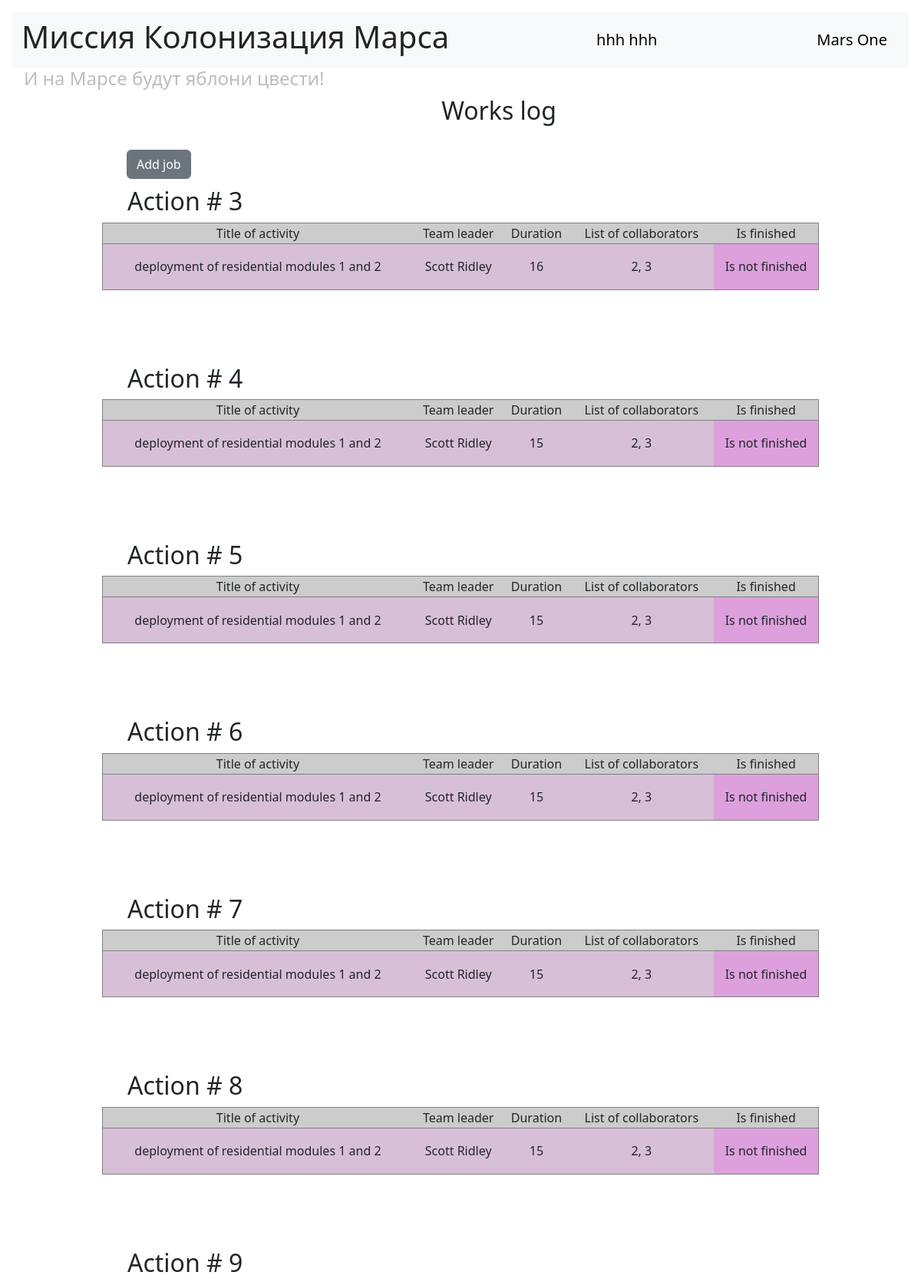
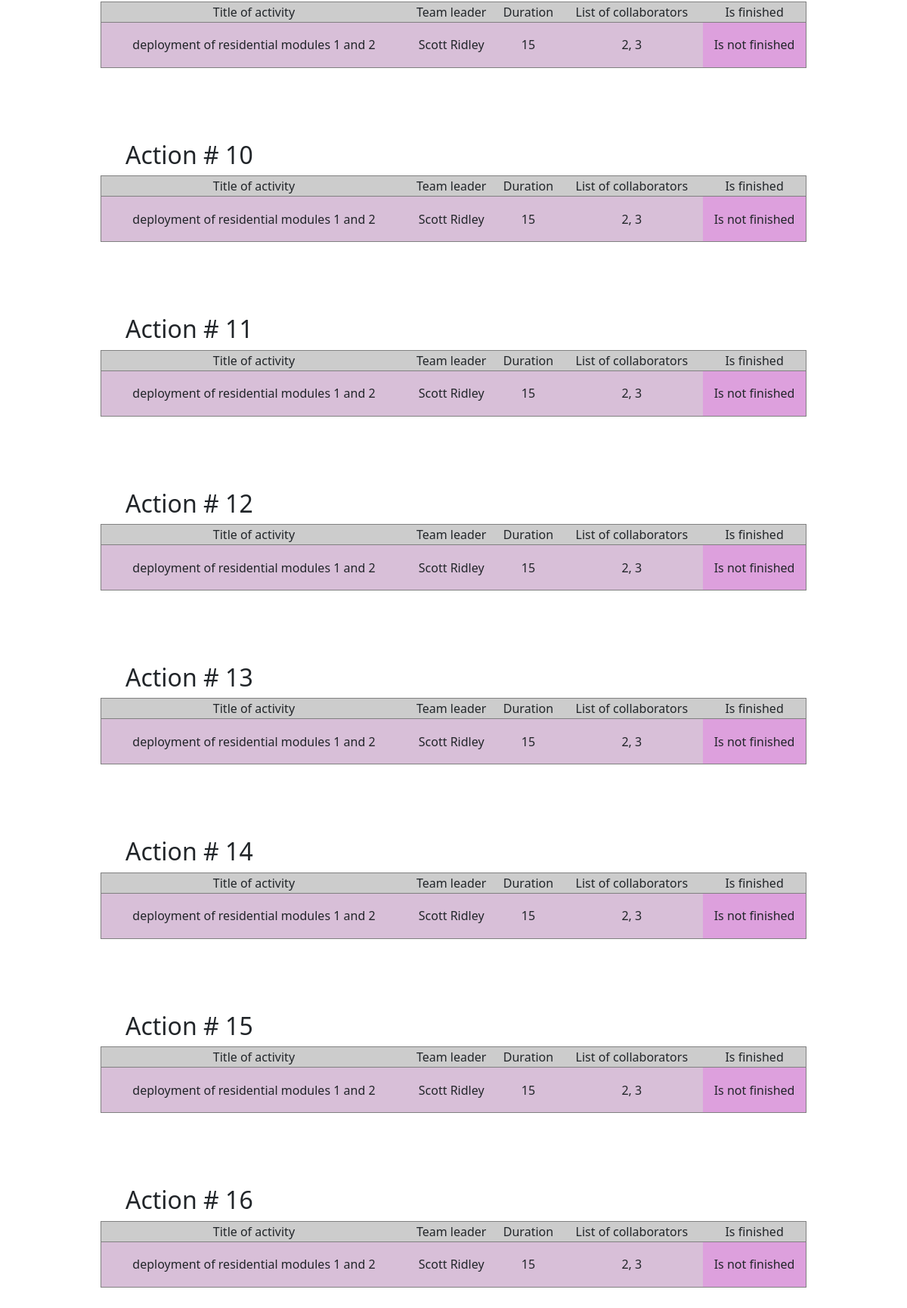
The app's page / (signed in, upper part) with its own data (2 pictures, top to bottom).
### data/users.py (models this page shows, shortened)
class User(SqlAlchemyBase, UserMixin):
    __tablename__ = 'users'
    id = sqlalchemy.Column(sqlalchemy.Integer, primary_key=True, autoincrement=True)
    surname = sqlalchemy.Column(sqlalchemy.String, nullable=True)
    name = sqlalchemy.Column(sqlalchemy.String, nullable=True)
    age = sqlalchemy.Column(sqlalchemy.Integer, nullable=True)
    position = sqlalchemy.Column(sqlalchemy.String, nullable=True)
    speciality = sqlalchemy.Column(sqlalchemy.String, nullable=True)
    address = sqlalchemy.Column(sqlalchemy.String, nullable=True)
    email = sqlalchemy.Column(sqlalchemy.String, index=True, unique=True, nullable=True)
    hashed_password = sqlalchemy.Column(sqlalchemy.String, nullable=True)
    modified_date = sqlalchemy.Column(sqlalchemy.DateTime, default=datetime.datetime.now)
    job = orm.relationship("Jobs", back_populates='chief_user')
    department = orm.relationship("Department", back_populates='chief_user')

### data/jobs.py (models this page shows)
class Jobs(SqlAlchemyBase, SerializerMixin):
    __tablename__ = 'jobs'
    id = sqlalchemy.Column(sqlalchemy.Integer, primary_key=True, autoincrement=True)
    job = sqlalchemy.Column(sqlalchemy.String, nullable=True)
    work_size = sqlalchemy.Column(sqlalchemy.Integer, nullable=True)
    collaborators = sqlalchemy.Column(sqlalchemy.String, default= '12', nullable=True)
    start_date = sqlalchemy.Column(sqlalchemy.DateTime, default=datetime.datetime.now)
    end_date = sqlalchemy.Column(sqlalchemy.DateTime, default=datetime.datetime.now)
    is_finished = sqlalchemy.Column(sqlalchemy.Boolean, default=True)
    team_leader = sqlalchemy.Column(sqlalchemy.Integer, sqlalchemy.ForeignKey("users.id"))
    chief_user = orm.relationship("User")

### main.py (the view)
@app.route('/')
def works_page():
    db_sess = create_session()
    jobs = db_sess.query(Jobs).all()
    return render_template("works_page.html", jobs=jobs)

### data/db_session.py (called while the page is built)
def create_session() -> Session:
    global __factory
    return __factory()

### main.py (called while the page is built)
@login_manager.user_loader
def load_user(user_id):  # Функция для получения пользователя
    db_sess = db_session.create_session()
    return db_sess.query(User).get(user_id)

### templates/works_page.html (shortened to what this page needs)
{% extends "base.html" %}
{% block content %}
{% if current_user.is_authenticated %}
<h2 style="text-align: center">Works log</h2>
<br>
<a href="/addjob" class="btn btn-secondary" style="position:absolute;left:165px;">
            Add job
        </a>
<br>
<br>
{% endif %}
{% for job in jobs %}
<h2 style="padding-left: 150px;">Action # {{ job.id }}</h2>
<table style="width: 80%; margin: auto; border: 1px solid grey;">
    <tr style="background-color: #CCCCCC; text-align: center; border: 1px solid grey;">
        <td>Title of activity</td>
        <td>Team leader</td>
        <td>Duration</td>
        <td>List of collaborators</td>
        <td>Is finished</td>
    </tr>
    <tr style="background-color: #D8BFD8; text-align: center; height: 60px">
        <td>{{ job.job }}</td>
        <td>{{ job.chief_user.surname }} {{ job.chief_user.name }}</td>
        <td>{{ job.work_size }}</td>
        <td>{{ job.collaborators }}</td>
        {% if job.is_finished %}
        <td style="background-color: #93FF93;">Finished</td>
        {% else %}
        <td style="background-color: #DDA0DD;">Is not finished</td>
        {% endif %}
    </tr>
</table>
<br>
<br>
<br>
<br>
{% endfor %}
{% endblock %}
{% block style_content %}
<link rel="stylesheet" type="text/css" href="static/css/style.css"/>
{% endblock %}

### templates/base.html (shortened to what this page needs)
<!doctype html>
<html lang="en">
<head>
    <link href="https://cdn.jsdelivr.net/npm/bootstrap@5.3.0-alpha1/dist/css/bootstrap.min.css" rel="stylesheet">
    <link href="https://getbootstrap.com/docs/5.3/assets/css/docs.css" rel="stylesheet">
    {% block style_content %} {% endblock %}
</head>
<body class="p-3 m-0 border-0 bd-example">
<nav class="navbar bg-body-tertiary">
    <div class="container-fluid">
        <h1>Миссия Колонизация Марса</h1>
        {% if current_user.is_authenticated %}
    <a class="navbar-brand" href="/logout">{{ current_user.name }} {{ current_user.surname }}</a>
    {% else %}
        <a class="btn btn-primary" style="position:absolute;right:370px;" href="/register">Sign up</a>
        <a class="btn btn-success" href="/login">Sign in</a>
        {% endif %}
            <a class="navbar-brand" href="#">Mars One</a>
        <link rel="stylesheet" type="text/css" href="static/css/style.css" />
    </div>
</nav>
<h4>И на Марсе будут яблони цвести!</h4>
{% block content %} {% endblock %}
</body>
</html>

### static/css/style.css (style rules this page uses)
h4 { color: #BDBDBD; padding-left: 15px; }
h2 { padding-left: 100px; }

### records on screen
User: name "hhh", surname "hhh"
Jobs: id "3", job "deployment of residential modules 1 and 2", chief_user.surname "Scott", chief_user.name "Ridley", work_size "16", collaborators "2, 3", is_finished "Is not finished"
Jobs: id "4", job "deployment of residential modules 1 and 2", chief_user.surname "Scott", chief_user.name "Ridley", work_size "15", collaborators "2, 3", is_finished "Is not finished"
Jobs: id "5", job "deployment of residential modules 1 and 2", chief_user.surname "Scott", chief_user.name "Ridley", work_size "15", collaborators "2, 3", is_finished "Is not finished"
Jobs: id "6", job "deployment of residential modules 1 and 2", chief_user.surname "Scott", chief_user.name "Ridley", work_size "15", collaborators "2, 3", is_finished "Is not finished"
Jobs: id "7", job "deployment of residential modules 1 and 2", chief_user.surname "Scott", chief_user.name "Ridley", work_size "15", collaborators "2, 3", is_finished "Is not finished"
Jobs: id "8", job "deployment of residential modules 1 and 2", chief_user.surname "Scott", chief_user.name "Ridley", work_size "15", collaborators "2, 3", is_finished "Is not finished"
Jobs: id "9", job "deployment of residential modules 1 and 2", chief_user.surname "Scott", chief_user.name "Ridley", work_size "15", collaborators "2, 3", is_finished "Is not finished"
Jobs: id "10", job "deployment of residential modules 1 and 2", chief_user.surname "Scott", chief_user.name "Ridley", work_size "15", collaborators "2, 3", is_finished "Is not finished"
Jobs: id "11", job "deployment of residential modules 1 and 2", chief_user.surname "Scott", chief_user.name "Ridley", work_size "15", collaborators "2, 3", is_finished "Is not finished"
Jobs: id "12", job "deployment of residential modules 1 and 2", chief_user.surname "Scott", chief_user.name "Ridley", work_size "15", collaborators "2, 3", is_finished "Is not finished"
Jobs: id "13", job "deployment of residential modules 1 and 2", chief_user.surname "Scott", chief_user.name "Ridley", work_size "15", collaborators "2, 3", is_finished "Is not finished"
Jobs: id "14", job "deployment of residential modules 1 and 2", chief_user.surname "Scott", chief_user.name "Ridley", work_size "15", collaborators "2, 3", is_finished "Is not finished"
Jobs: id "15", job "deployment of residential modules 1 and 2", chief_user.surname "Scott", chief_user.name "Ridley", work_size "15", collaborators "2, 3", is_finished "Is not finished"
Jobs: id "16", job "deployment of residential modules 1 and 2", chief_user.surname "Scott", chief_user.name "Ridley", work_size "15", collaborators "2, 3", is_finished "Is not finished"
